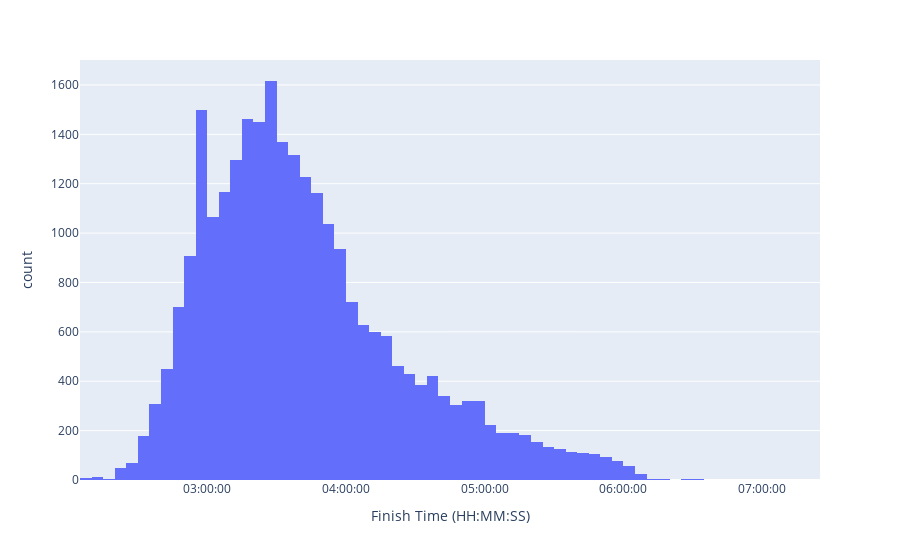

Source (notebook cell):
### Code cell
simple_fig = px.histogram(
    x = df['fake_finish'],
    nbins = 100
)
# Format x-axis to show HH:MM:SS
simple_fig.update_layout(
    xaxis_title="Finish Time (HH:MM:SS)",
    xaxis=dict(tickformat="%H:%M:%S")
)
simple_fig

### Figure 1 — Plotly figure (JSON) as saved in the notebook; plotly's stock layout.template omitted (floating-point values rounded to 4 significant figures; data arrays with more than 128 entries replaced by an {"elided": "..."} marker saying what was removed)
{"data": [{"alignmentgroup": "True", "bingroup": "x", "hovertemplate": "x=%{x}<br>count=%{y}<extra></extra>", "legendgroup": "", "marker": {"color": "#636efa", "pattern": {"shape": ""}}, "name": "", "nbinsx": 100, "offsetgroup": "", "orientation": "v", "showlegend": false, "type": "histogram", "x": {"elided": "26598 str values"}, "xaxis": "x", "yaxis": "y"}], "layout": {"barmode": "relative", "legend": {"tracegroupgap": 0}, "margin": {"t": 60}, "xaxis": {"anchor": "y", "domain": [0, 1], "tickformat": "%H:%M:%S", "title": {"text": "Finish Time (HH:MM:SS)"}}, "yaxis": {"anchor": "x", "domain": [0, 1], "title": {"text": "count"}}}}
